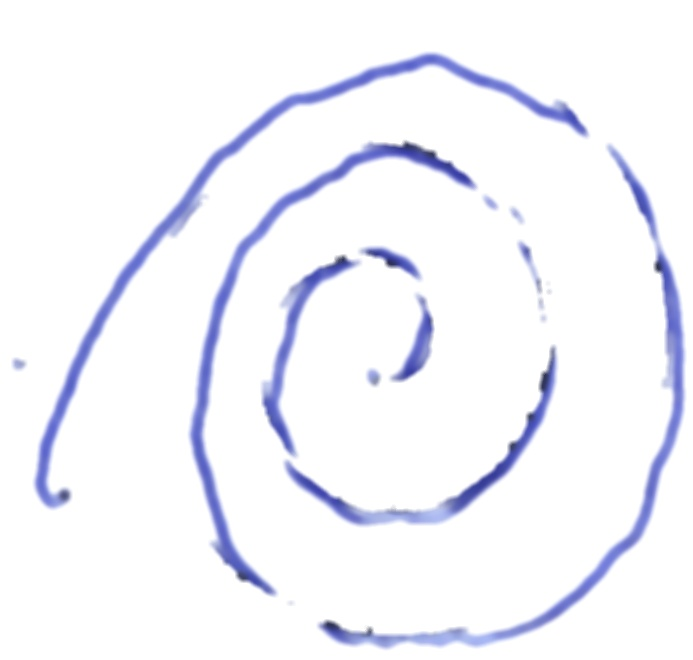
//> input picture Datasets/new_dataset/scripts_frompaper/exam_1_pen.jpg, 693 x 660 px
$ ./extractFeats exam_1_pen.jpg exam_1_template.jpg exam_1_template.jpg   (built with g++ and OpenCV 4)
//> lines starting //> are read from the running program, lines starting //| are printed output that depends on the picture; after the words box and inside, x2 and y2 are one past the last pixel; in counts of white or black regions, pixels touching at a corner belong together
#include <stdio.h>
#include <iostream>
#include <stdio.h>
#include <opencv2/opencv.hpp>

#include <stdlib.h>
//#include <math.h>
#include <vector>
#include <list>
#define pb push_back
#define rb pop_back
#define DISPLACEMENT 10


using namespace cv;
using namespace std;

struct cpoint{
	int x,y;
	cpoint(){};
	cpoint(int x, int y):
	x(x), y(y) {};
};

Mat img;
//Functions to recovery the Neighboors as follow:
// P9 P2 P3
// P8 P1 P4
// P7 P6 P5
int P1(Mat dest, int line, int col)
{
    return dest.at<uchar>(line, col);
}

int P2(Mat dest, int line, int col)
{
    return dest.at<uchar>(line-1, col);
}

int P3(Mat dest, int line, int col)
{
    return dest.at<uchar>(line-1, col+1);
}

int P4(Mat dest, int line, int col)
{
    return dest.at<uchar>(line, col+1);
}

int P5(Mat dest, int line, int col)
{
    return dest.at<uchar>(line+1, col+1);
}

int P6(Mat dest, int line, int col)
{
    return dest.at<uchar>(line+1, col);
}

int P7(Mat dest, int line, int col)
{
    return dest.at<uchar>(line+1, col-1);
}

int P8(Mat dest, int line, int col)
{
    return dest.at<uchar>(line, col-1);
}

int P9(Mat dest, int line, int col)
{
    return dest.at<uchar>(line-1, col-1);
}

// [4 lines left out: function Delete, not called in this run]

void Zhang_Suen(Mat dest)
{
    int height = dest.rows;
    int width = dest.cols;
    bool ThiningContinue = true;
    int line, col;
    cpoint ActualPixel;
    int Conectivity = 0, Neighboors = 0;
    list<cpoint> RemPoints;
    list<cpoint>::iterator it;

    for (line = 0; line < height; line++)
        for (col = 0; col < width; col++)
        {
            dest.at<uchar>(line, col) = dest.at<uchar>(line, col) == 255?0:1;
        }

    while (ThiningContinue)
    {
        ThiningContinue = false;

        // First Sub-Iteraction
        for (line = 1; line < height - 1; line++)
        {
            for (col = 1; col < width - 1; col++)
            {
                Neighboors = 0;
                Conectivity = 0;
                // Pixel must be black
                if (P1(dest, line, col) == 0)
                    continue;
                // Connectivity number must be 1;
                Conectivity = (P2(dest, line, col) == 0 && P3(dest, line, col) == 1) ? 1 : 0;
                Conectivity += (P3(dest, line, col) == 0 && P4(dest, line, col) == 1) ? 1 : 0;
                Conectivity += (P4(dest, line, col) == 0 && P5(dest, line, col) == 1) ? 1 : 0;
                Conectivity += (P5(dest, line, col) == 0 && P6(dest, line, col) == 1) ? 1 : 0;
                Conectivity += (P6(dest, line, col) == 0 && P7(dest, line, col) == 1) ? 1 : 0;
                Conectivity += (P7(dest, line, col) == 0 && P8(dest, line, col) == 1) ? 1 : 0;
                Conectivity += (P8(dest, line, col) == 0 && P9(dest, line, col) == 1) ? 1 : 0;
                Conectivity += (P9(dest, line, col) == 0 && P2(dest, line, col) == 1) ? 1 : 0;
                if (Conectivity != 1)
                    continue;
                // 2 <= BlackNeighboors <= 6
                Neighboors = P2(dest, line, col) + P3(dest,line, col) +
                    P4(dest, line, col) + P5(dest, line, col) +
                    P6(dest, line, col) + P7(dest, line, col) +
                    P8(dest, line, col) + P9(dest, line, col);
                if (Neighboors < 2 || Neighboors > 6)
                    continue;
                // At least one of P2, P4 and P8 are background
                Neighboors = 0;
                Neighboors = P2(dest, line, col) * P4(dest, line, col) * P8(dest, line, col);
                if (Neighboors != 0)
                    continue;

                // At least one of P2, P6 and P8 are background
                Neighboors = 0;
                Neighboors = P2(dest, line, col) * P6(dest, line, col) * P8(dest, line, col);
                if (Neighboors != 0)
                    continue;
                // Actual Pixel was deleted
                ThiningContinue = true;
                RemPoints.push_back(cpoint(line, col));
            }
        }
        for (it = RemPoints.begin(); it != RemPoints.end(); it++)
            dest.at<uchar>((*it).x, (*it).y) = 0;
        RemPoints.clear();
        // Second Sub-Iteraction
        for (line = 1; line < height - 1; line++)
        {
            for (col = 1; col < (int)width - 1; col++)
            {
                Neighboors = 0;
                Conectivity = 0;
                // Pixel must be black
                if (P1(dest, line, col) == 0)
                    continue;
                // Connectivity number must be 1;
                Conectivity = (P2(dest, line, col) == 0 && P3(dest, line, col) == 1) ? 1 : 0;
                Conectivity += (P3(dest, line, col) == 0 && P4(dest, line, col) == 1) ? 1 : 0;
                Conectivity += (P4(dest, line, col) == 0 && P5(dest, line, col) == 1) ? 1 : 0;
                Conectivity += (P5(dest, line, col) == 0 && P6(dest, line, col) == 1) ? 1 : 0;
                Conectivity += (P6(dest, line, col) == 0 && P7(dest, line, col) == 1) ? 1 : 0;
                Conectivity += (P7(dest, line, col) == 0 && P8(dest, line, col) == 1) ? 1 : 0;
                Conectivity += (P8(dest, line, col) == 0 && P9(dest, line, col) == 1) ? 1 : 0;
                Conectivity += (P9(dest, line, col) == 0 && P2(dest, line, col) == 1) ? 1 : 0;
                if (Conectivity != 1)
                    continue;
                // 2 <= BlackNeighboors <= 6
                Neighboors = P2(dest, line, col) + P3(dest, line, col) +
                    P4(dest, line, col) + P5(dest, line, col) +
                    P6(dest, line, col) + P7(dest, line, col) +
                    P8(dest, line, col) + P9(dest, line, col);
                if (Neighboors < 2 || Neighboors > 6)
                    continue;
                // At least one of P2, P4 and P6 are background
                Neighboors = 0;
                Neighboors = P2(dest, line, col) * P4(dest, line, col) * P6(dest, line, col);
                if (Neighboors != 0)
                    continue;
                // At least one of P2, P6 and P8 are background
                Neighboors = 0;
                Neighboors = P4(dest, line, col) * P6(dest, line, col) * P8(dest, line, col);
                if (Neighboors != 0)
                    continue;
                // Actual Pixel was deleted
                ThiningContinue = true;
                RemPoints.push_back(cpoint(line, col));
            }
        }
        for (it = RemPoints.begin(); it != RemPoints.end(); it++)
            dest.at<uchar>((*it).x, (*it).y) = 0;
        RemPoints.clear();
    }
    for (line = 0; line < height; line++)
    {
        for (col = 0; col < width; col++)
        {
            if (P1(dest, line, col) == 0)
                dest.at<uchar>(line, col) = 255;
            else
                dest.at<uchar>(line, col) = 0;
        }
    }
}

struct vertex
{
	double x,y;
};

typedef struct vertex Vertices;

struct radius_angle
{
	double radius, angle;
};
typedef struct radius_angle RadiusAngle;


void invert(double *ini, double *fim)
{
	double i,f;
	i=*ini;
	f=*fim;
	*ini=f;
	*fim=i;
}

void lineIDDA(Mat img_, double yi, double xi, double yf, double xf, vector<Vertices> &v)
{
	int x,y,deltax,deltay,erro=0,q=0,quant;
	deltax=xf-xi;
	deltay=yf-yi;
	Vertices vert;
	// When yi>yf the line is diagonal to down. For this is
	// necessary invert the points
	// When Deltax= 0 and Deltay  < 0, the line is in vertical
	// to down. For this is necessary invert yi with yf.
	if ((yi>yf) || ((deltax==0) && (deltay<0)))
	{
		invert(&xi,&xf);
		invert(&yi,&yf);
		deltax=xf-xi;
		deltay=yf-yi;
	}
	x=xi;
	y=yi;

	// "quant" denotes the maximum number of ploted points
	if (abs(deltax)>abs(deltay))
		quant=abs(deltax);
	else
		quant=abs(deltay);
	bool get_point = true;
	bool entered = false;
	bool finished = false;
	int walk = 1000;//clean more pixels.
	while (q<=quant && walk) //While have points to plot
	{
		if (x>=0 && y>=0 && x<img_.cols && y< img_.rows)
		{
			if(!entered && img_.at<uchar>(y, x) == 0)//Find a espiral
			{
				entered = true;
				if(get_point)//get the first point.
				{
					get_point = false;
					vert.x = x;
					vert.y = y;
					v.pb(vert);
				}
				img_.at<uchar>(y, x) = 255;//Set the color white to avoid reprocessing
			}
		}

		if(entered){
			walk--;
			if (x>=0 && y>=0 && x<img_.cols && y<img_.rows)
			   img_.at<uchar>(y, x) = 255;//Set the color white to avoid reprocessing
		}


		if ((deltax>=0) && (deltay>=0) && (deltax>=deltay))// 1 oct
		{
			if ((erro<0) || (deltay==0))
			{
				x++;
				erro=erro+deltay;
			}
			else
			{
				x++;
				y++;
				erro=erro+deltay-deltax;
			}
		}
		else
		if ((deltax>=0) && (deltay>=0) && (deltay>deltax))// 2 oct
		{
			if (erro<0)
			{
				x++;
				y++;
				erro=erro+deltay-deltax;
			}
			else
			{
				y++;
				erro=erro-deltax;
			}
		}
		else
		if ((deltay>=0) && (deltax<0) && (-deltax>=deltay)) // 4 oct
		{
			if ((erro<0) || (deltay==0))
			{
				x--;
				erro=erro+deltay;
			}
			else
			{
				x--;
				y++;
				erro=erro+deltax+deltay;
			}
		}
		else
		if ((deltay>0) && (deltax<0) && (deltay>-deltax)) // 3 oct
		{
			if (erro<0)
			{
				x--;
				y++;
				erro=erro+deltax+deltay;
			}
			else
			{
				y++;
				erro=erro+deltax;
			}
		}
		else
		if ((deltax>=0) && (deltay<0) && (deltax>=-deltay))// 8 oct
		{
			if ((erro<0))
			{
				x++;
				erro=erro-deltay;
			}
			else
			{
				x++;
				y--;
				erro=erro+abs(deltay)-deltax;
			}
		}
		else
		if ((deltax>=0) && (deltay<0) && (-deltay>deltax))// 7 oct
		{
			if (erro<0)
			{
				x++;
				y--;
				erro=erro-deltay-deltax;
			}
			else
			{
				y--;
				erro=erro-deltax;
			}
		}
		else
		if ((deltay<0) && (deltax<0) && (-deltay>-deltax)) // 3 oct
		{
			if (erro<0)
			{
				x--;
				y--;
				erro=erro+deltax-deltay;
			}
			else
			{
				y--;
				erro=erro+deltax;
			}
		}
		else
		if ((deltay<0) && (deltax<0) && (-deltax>=-deltay)) // 4 oct
		{
			if ((erro<0))
			{
				x--;
				erro=erro-deltay;
			}
			else
			{
				x--;
				y--;
				erro=erro+deltax-deltay;
			}
		}
		q++; //number of plotted points
	}
}

//---------------------------------------------------------------------------
void rotation(Vertices *vert, int yp, int xp, int teta)
{
	double x,y;
	x=(double)((((*vert).x-xp)*cos(teta*3.14159265358/180))-(((*vert).y-yp)*sin(teta*3.14159265358/180)))+xp;
	y=(double)((((*vert).x-xp)*sin(teta*3.14159265358/180))+(((*vert).y-yp)*cos(teta*3.14159265358/180)))+yp;
	(*vert).x=x;
	(*vert).y=y;
}

//VERIFY THE CENTRAL P蚗EL
bool verify(Mat img_, int y, int x)
{
	int cont = 0;
	for(int i = y-1; i < y+2; i++)
		for(int j = x-1; j < x+2; j++)
			if(img_.at<uchar>(i, j)==0)
				cont++;
	return cont==2;
}

//FIND THE SPIRAL ORIGEN
void origem(Mat img_, int *oy, int *ox)
{
	int lines = (*oy)+100, cols= (*ox)+100, i, j;
	int com_line = (*oy)-100, com_col = (*ox)-100;

	for(i = com_line; i < lines; i++)
	{
		for(j = com_col; j < cols; j++)
		{
			if(img_.at<uchar>(i, j)==0)
			{
				if(verify(img_, i, j))
				{
					*ox = j;
					*oy = i;
				}
			}
		}
	}
}

int main(int argc,char* argv[])
{
	vector<RadiusAngle> radiusangle, radiusrigin, difradial;
	vector<Vertices> ptosoriginal, ptosdesenhada, tremor_relativo;
	vector<double> tremor;
	RadiusAngle ra, raorigin;
	double raiz, atangente;
	Vertices vert;

	if ( argc != 4 )
    {
        printf("\n*** Given an exam image and the pen image save the features extracted in the file <RMS.txt> \n\n");
        printf("\n*** usage: extractFeats <name_of_input_image_with_extension> <class_type -- 'c' to control and 'p' to patient>\n");
        printf("\n*** Incorrect number of input parameters!\n");
        return -1;
    }
	img = imread(argv[1], CV_LOAD_IMAGE_COLOR);
//> img is the input picture: 660 rows x 693 cols, CV_8UC3; mean B, G, R 250.7, 244.1, 243.4
	Mat img1 = imread(argv[2], CV_LOAD_IMAGE_COLOR);
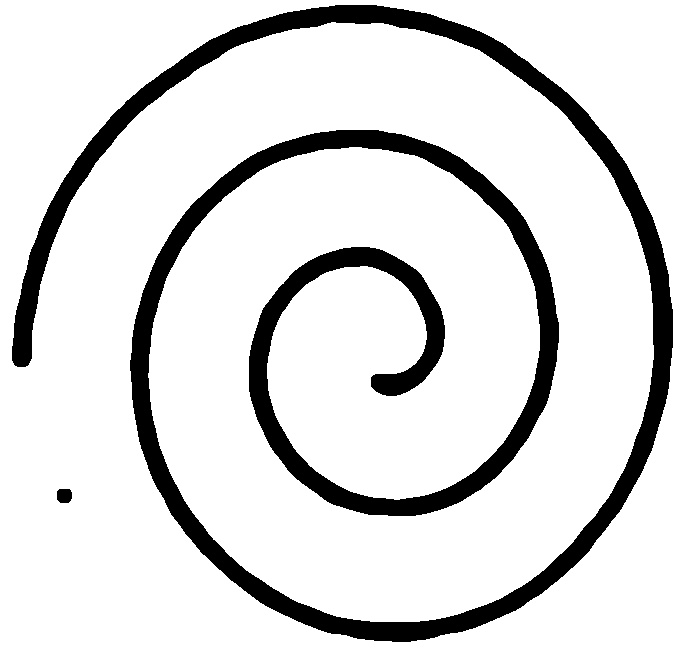
//> input picture Datasets/new_dataset/scripts_frompaper/exam_1_template.jpg, 693 x 660 px
//> img1 is the input picture: 660 rows x 693 cols, CV_8UC3; min 0, max 255, mean 220.9

	//Gray scale
	Mat img_ = Mat(Size(img.cols, img.rows),CV_8UC1);
	cvtColor(img, img_, CV_BGR2GRAY);
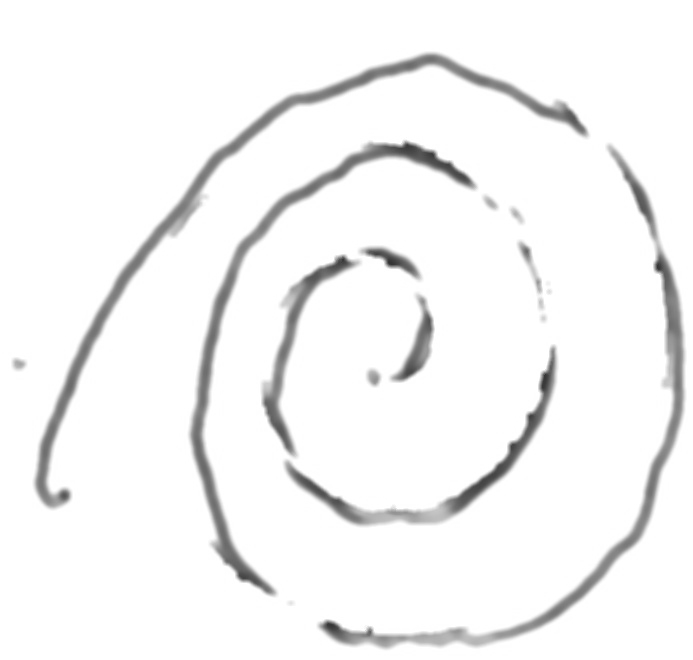
//> img_: 660 rows x 693 cols, CV_8UC1; min 50, max 255, mean 244.7
	threshold(img_, img_, 220, 255, 0);
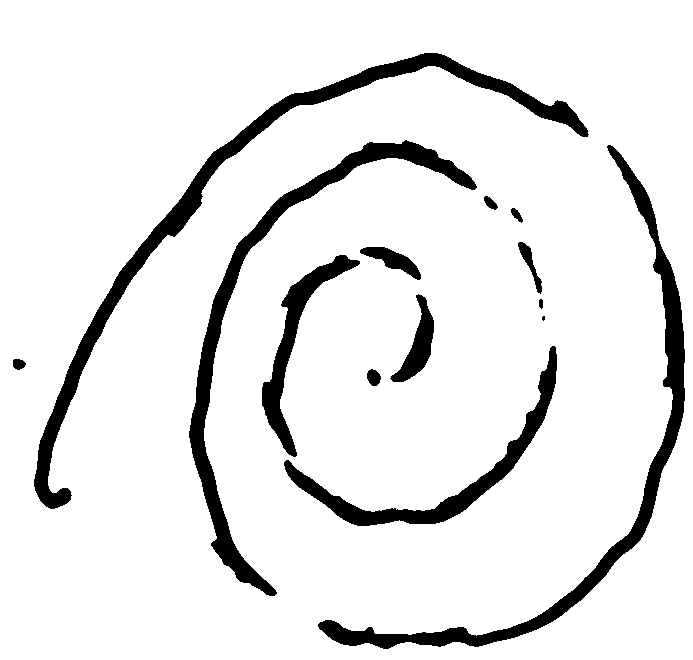
//> img_: 660 rows x 693 cols, CV_8UC1; 90.5% white; 14 black regions (1 under 20 px), largest, box (x1, y1, x2, y2) and area: (34, 53, 589, 509) 11703, (318, 145, 685, 649) 10028, (189, 140, 477, 596) 9437
	Zhang_Suen(img_);
//> the loop in Zhang_Suen, `while (ThiningContinue)` made 10 passes
//> ThiningContinue on passes 1 to 8: true, true, true, true, true, true, true, true
//> after the loop in Zhang_Suen, `while (ThiningContinue)`:
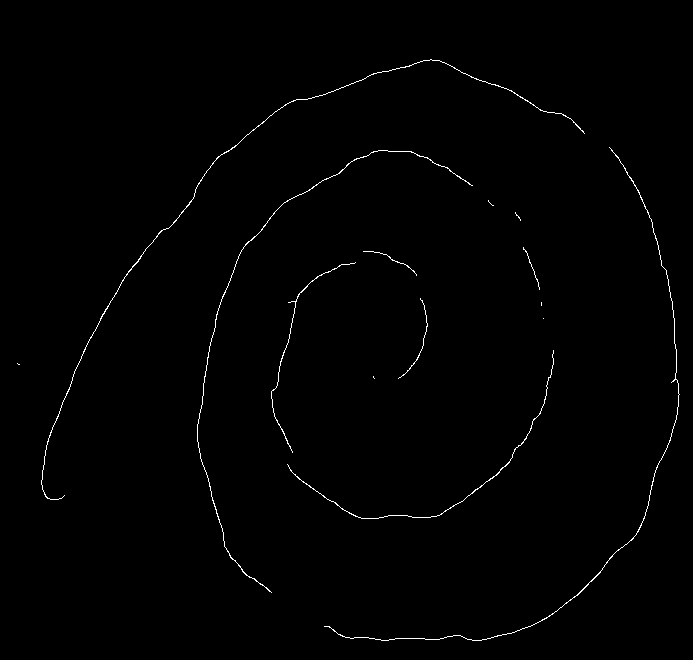
//> dest: 660 rows x 693 cols, CV_8UC1; values 0 (black) and 1 (white), 0.69% white in thin lines or dots, all inside (x1, y1, x2, y2) = (17, 59, 680, 641)
//> after the loop in Zhang_Suen, `while (ThiningContinue)`: ThiningContinue = false; Neighboors = 0


	//Spiral pen
	Mat img1_ = Mat(Size(img.cols, img.rows),CV_8UC1);

	int nx = img.cols, //number of collumns
        ny = img.rows; //number of lines/rows
        int x,y,z;

	cvtColor(img1, img1_, CV_BGR2GRAY);
	threshold(img1_, img1_, 220, 255, 0);
//> img1_: 660 rows x 693 cols, CV_8UC1; 86.6% white; 2 black regions, box (x1, y1, x2, y2) and area: (12, 5, 673, 642) 61004, (57, 489, 72, 503) 190
	Zhang_Suen(img1_);
//> after the loop in Zhang_Suen (call 2), `for (line = 0; line < height; line++)`:
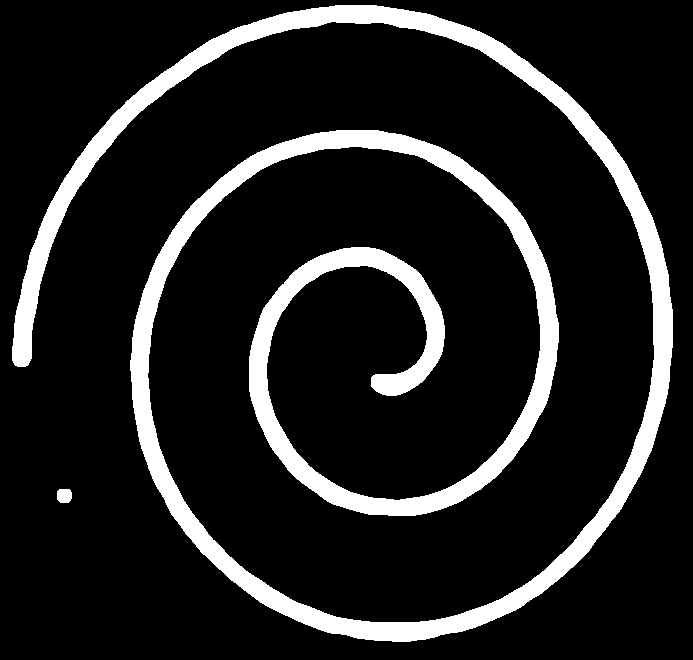
//> dest: 660 rows x 693 cols, CV_8UC1; values 0 (black) and 1 (white), 13.4% white; 2 white regions, box (x1, y1, x2, y2) and area: (12, 5, 673, 642) 61004, (57, 489, 72, 503) 190
//> the loop in Zhang_Suen (call 2), `while (ThiningContinue)` made 11 passes
//> (the rest of the program and of its run is left out)
